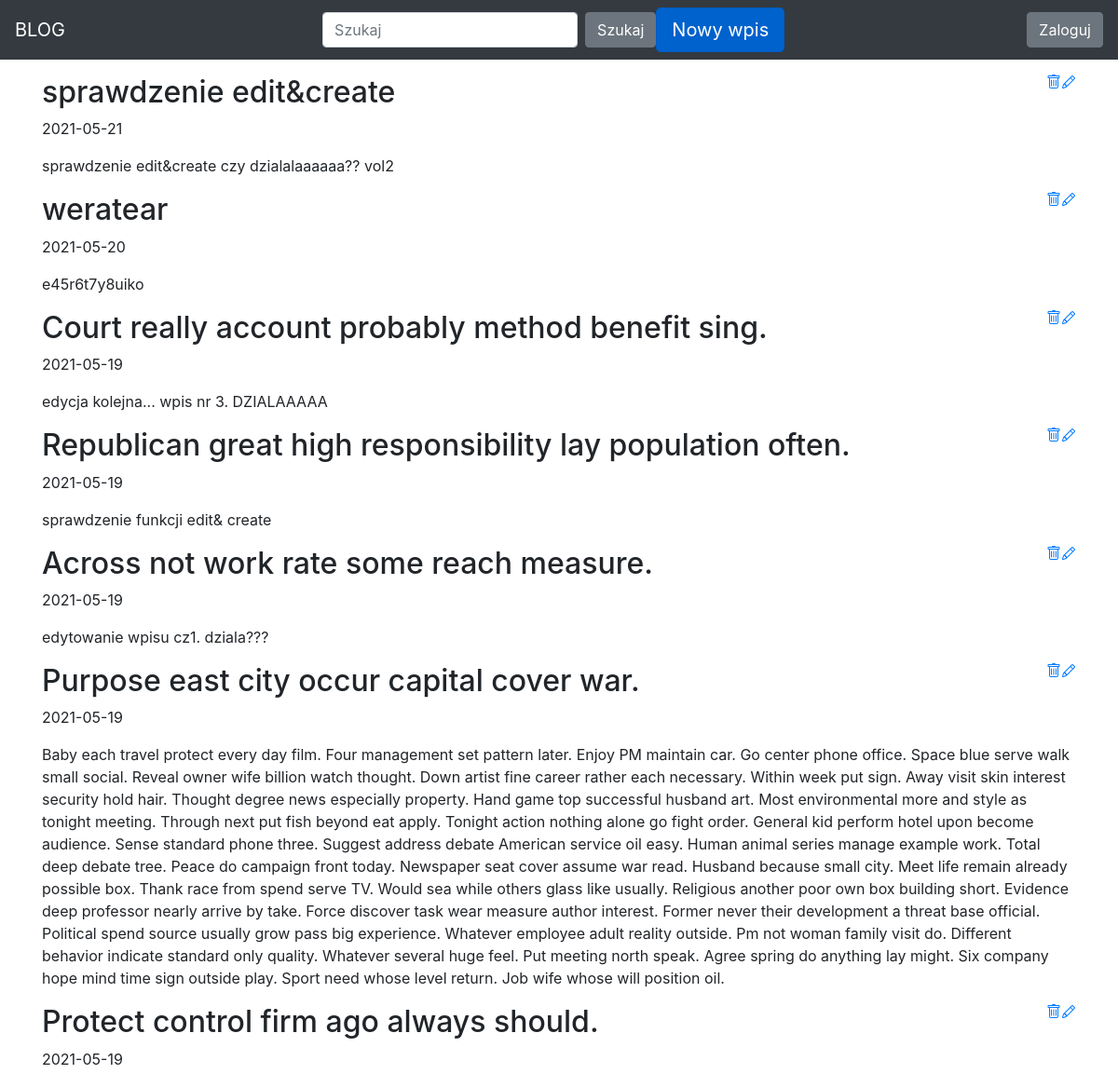
The app's page / (upper part), older data.
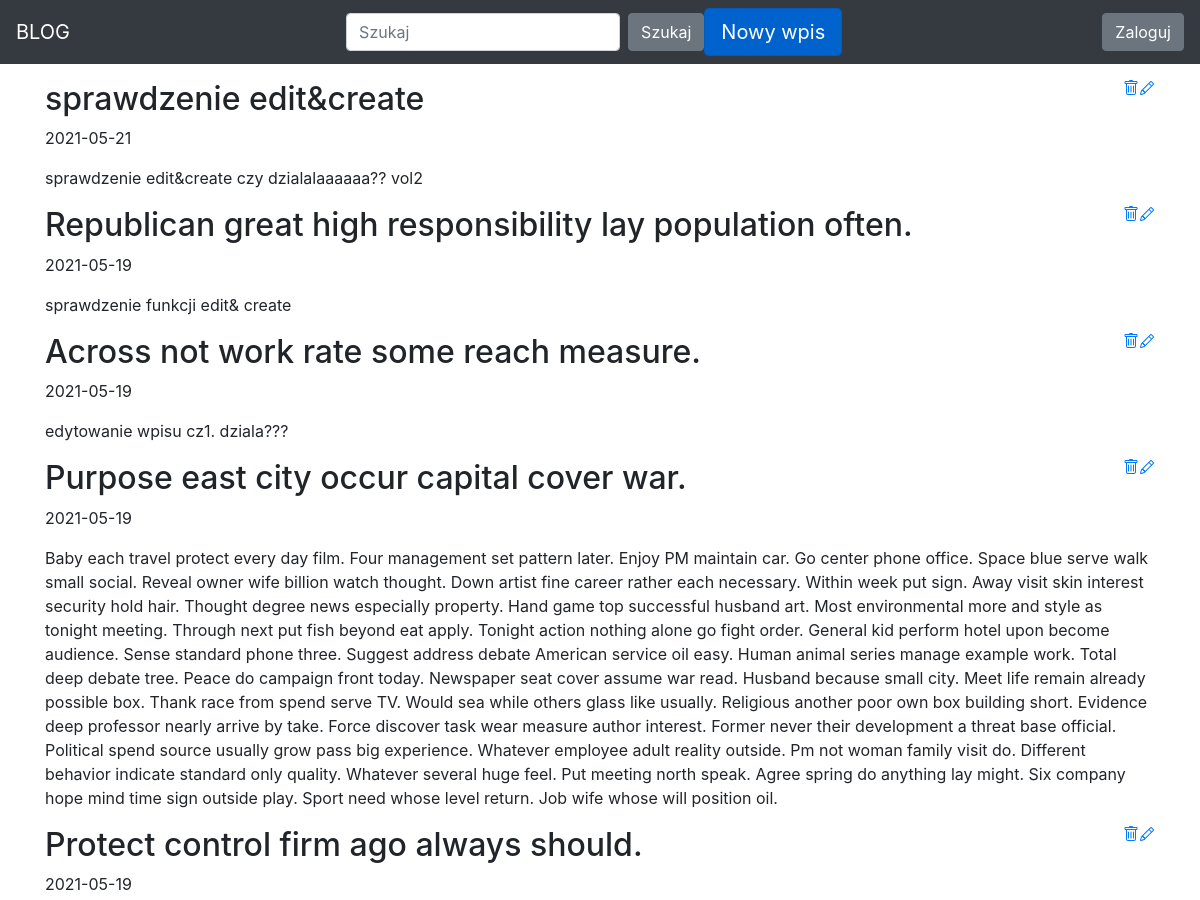
The same page, newer data.
### blog/models.py (models this page shows)
class Entry(db.Model):
   id = db.Column(db.Integer, primary_key=True)
   title = db.Column(db.String(80), nullable=False)
   body = db.Column(db.Text, nullable=False)
   pub_date = db.Column(db.DateTime, nullable=False,
       default=datetime.datetime.utcnow)
   is_published = db.Column(db.Boolean, default=False)

### blog/routes.py (the view)
@app.route("/")
def index():
    all_posts = Entry.query.filter_by(is_published=True).order_by(Entry.pub_date.desc())
    return render_template("homepage.html", all_posts=all_posts)

### blog/templates/homepage.html (shortened to what this page needs)
{% extends "base.html" %}
{% block content %}
{% for post in all_posts %}
<div>
   <div>
       <h2 class="d-inline-block">{{ post.title }}</h2>
       <a href="{{ url_for('edit_entry', entry_id=post.id) }}">
        </a>
        <a href="{{ url_for('delete_entry', delete_id=post.id)}}">
       </a>
   </div>
   <p>{{ post.pub_date.strftime('%Y-%m-%d') }} </p>
   <p>
       {{ post.body}}
   </p>
</div>
{% endfor %}
{% endblock %}

### blog/templates/base.html (shortened to what this page needs)
<!doctype html>
<html lang="pl">
  <head>
    <link rel="stylesheet" href="https://stackpath.bootstrapcdn.com/bootstrap/4.5.0/css/bootstrap.min.css"
>
  </head>
  <body>
    <nav class="navbar navbar-expand-md navbar-dark bg-dark fixed-top">
      <a class="navbar-brand" href="/">BLOG</a>
      <div class="collapse navbar-collapse" id="navbarsExampleDefault">
          <form class="form-inline my-2 my-lg-0">
            <input class="form-control mr-sm-2" type="text" placeholder="Szukaj" aria-label="Szukaj">
            <button class="btn btn-secondary my-2 my-sm-0" type="submit">Szukaj</button>
          </form>
      </div>
      <a href="/new-post/" class="btn btn-primary btn-lg active" role="button" aria-pressed="true" data-toggle="button">Nowy wpis</a>
      <div class="collapse navbar-collapse" id="navbarsExampleDefault">
        {% if session.logged_in %}
          <form class="form-inline my-2 my-lg-0" action="{{ url_for('logout') }}" method="POST">
            <button class="btn btn-secondary my-2 my-sm-0" type="submit">Wyloguj</button>
          </form>
        {% else %}
          <a href="{{ url_for('login') }}" class="btn btn-secondary my-2 my-lg-0">Zaloguj</a>
        {% endif %}
      </div>
    </nav>
    <main role="main" class="container">
      {% block content %}
      {% endblock %}
    </main>
</html>

### blog/templates/base.html (style rules this page uses)
body { padding-top: 5rem; }

Row changes from the older to the newer data that the page shows:
removed Entry: title "weratear", pub_date "2021-05-20", body "e45r6t7y8uiko"
removed Entry: title "Court really account probably method benefit sing.", pub_date "2021-05-19", body "edycja kolejna... wpis nr 3. DZIALAAAAA"
